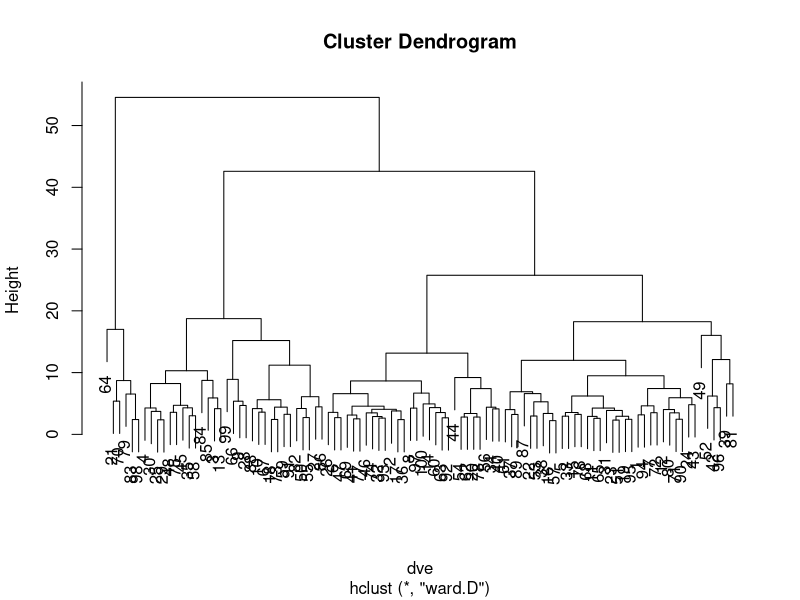
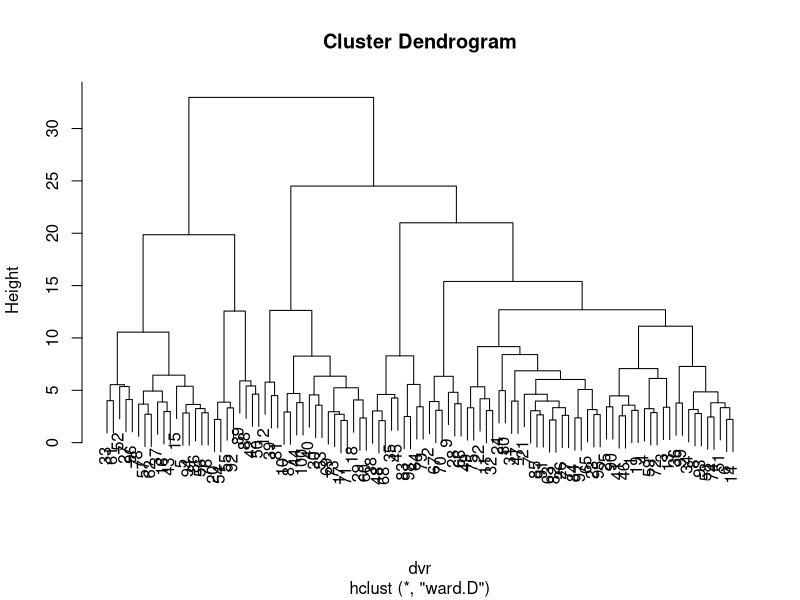
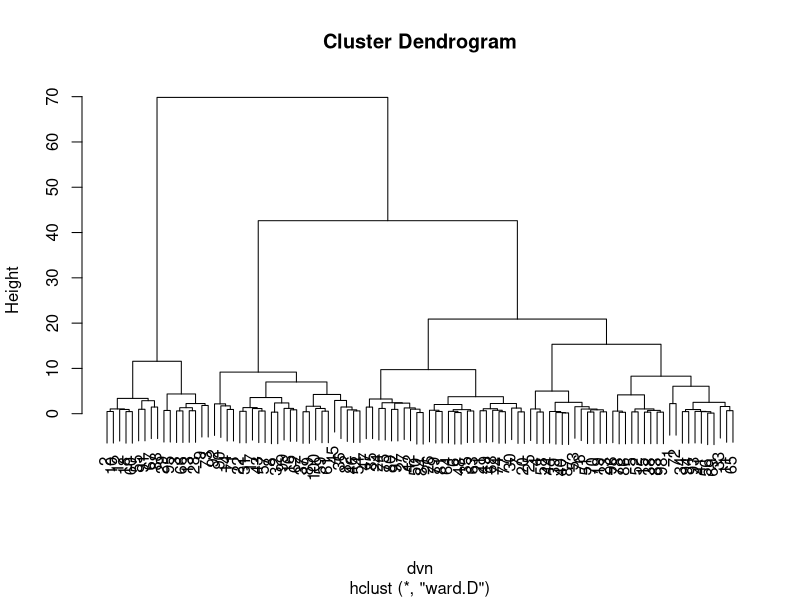
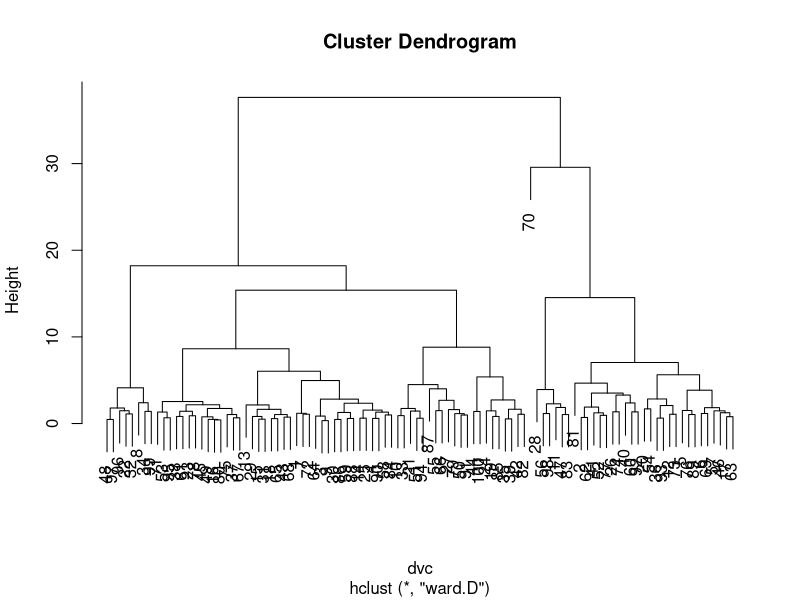

The R script that drew these images, in order:
## ---- chunk 1
knitr::opts_chunk$set(echo = TRUE)
## ---- chunk 2
library(readr)
villes <- read_delim("villes.csv", delim = "\t", 
    escape_double = FALSE, trim_ws = TRUE)
Villes=villes[2:55]
n=nrow(villes)
villes=scale(Villes)*sqrt(n/(n-1))
dv=dist(Villes, method="euclidean") #création de la matrice des distances euclidiennes:
#print(dv)
CAHV = hclust(d=dv, method = "ward.D") # CAH avec Ward 
#plot(CAHV) #Dendrogramme de la hiérarchie indicée
#Coupure de l'arbre et fabrication de la variable de classe correspondant à la partition obtenue, par exemple k=2 classes:
PV2 = cutree(tree = CAHV, k=2)
# Calcul du R2 des variables avec la variable de classe. On va stocker tous les R2 dans un seul vecteur: R2.
R2_PV2 = cbind(rep(0 , ncol(villes)))
#Puis, on calcule les R2 de toutes les variables avec la variable de classe et on met les résultats dans R2:
for (i in cbind(1:ncol(villes))) {
  R2_PV2[i] = summary(lm(villes[,i]~as.factor(PV2)))$r.squared}
#On peut réassigner les noms des variables aux éléments de ce vecteur
row.names(R2_PV2) = colnames(Villes)
R2G_PV2 = mean(R2_PV2)
#boxplot(villes[,9]~as.factor(PV2)) 
#Transformation d'une variable qualitative en matrice d'indicatrices
IC2Vil = data.frame(model.matrix(~as.factor(PV2)-1))
print(IC2Vil)
#Calcul matriciel des centres de gravité de classes de la CAH:
mIC2Vil = as.matrix(IC2Vil)
mVil = as.matrix(villes)
CentresC2 = solve(t(mIC2Vil) %*% mIC2Vil)  %*%  t(mIC2Vil)%*% mVil
#K-means à partir de ces centres initiaux
KMV2 = kmeans(villes, CentresC2)
#La variable de classe ainsi produite est dans
KMV2$cluster
## ---- chunk 3
Economie=as.data.frame(villes[,c(1:9,26:34,48:54)])
Risques=as.data.frame(villes[,10:25])
Nature=as.data.frame(villes[,35:40])
Culture=as.data.frame(villes[,41:47])

#Econnomie :
dve=dist(Economie, method="euclidean") #création de la matrice des distances euclidiennes
CAHV = hclust(d=dve, method = "ward.D")
plot(CAHV)
PV2 = cutree(tree = CAHV, k=3)
IC2ec = data.frame(model.matrix(~as.factor(PV2)-1))
mIC2ec = as.matrix(IC2ec)
mec = as.matrix(Economie)
CentresC2 = solve(t(mIC2ec) %*% mIC2ec)  %*%  t(mIC2ec)%*% mec
KMV2 = kmeans(Economie, CentresC2)
KMV2$cluster

#Risques :
dvr=dist(Risques, method="euclidean") #création de la matrice des distances euclidiennes
CAHV = hclust(d=dvr, method = "ward.D")
plot(CAHV)
PV2 = cutree(tree = CAHV, k=2)
IC2ris = data.frame(model.matrix(~as.factor(PV2)-1))
mIC2ris = as.matrix(IC2ris)
mris = as.matrix(Risques)
CentresC2 = solve(t(mIC2ris) %*% mIC2ris)  %*%  t(mIC2ris)%*% mris
KMV2 = kmeans(Risques, CentresC2)
KMV2$cluster

#Nature :
dvn=dist(Nature, method="euclidean") #création de la matrice des distances euclidiennes
CAHV = hclust(d=dvn, method = "ward.D")
plot(CAHV)
PV2 = cutree(tree = CAHV, k=3)
IC2nat = data.frame(model.matrix(~as.factor(PV2)-1))
mIC2nat = as.matrix(IC2nat)
mnat = as.matrix(Nature)
CentresC2 = solve(t(mIC2nat) %*% mIC2nat)  %*%  t(mIC2nat)%*% mnat
KMV2 = kmeans(Nature, CentresC2)
KMV2$cluster

#Culture :
dvc=dist(Culture, method="euclidean") #création de la matrice des distances euclidiennes
CAHV = hclust(d=dvc, method = "ward.D")
plot(CAHV)
PV2 = cutree(tree = CAHV, k=3)
IC2cul = data.frame(model.matrix(~as.factor(PV2)-1))
mIC2cul = as.matrix(IC2cul)
mcul = as.matrix(Culture)
CentresC2 = solve(t(mIC2cul) %*% mIC2cul)  %*%  t(mIC2cul)%*% mcul
KMV2 = kmeans(Culture, CentresC2)
KMV2$cluster
